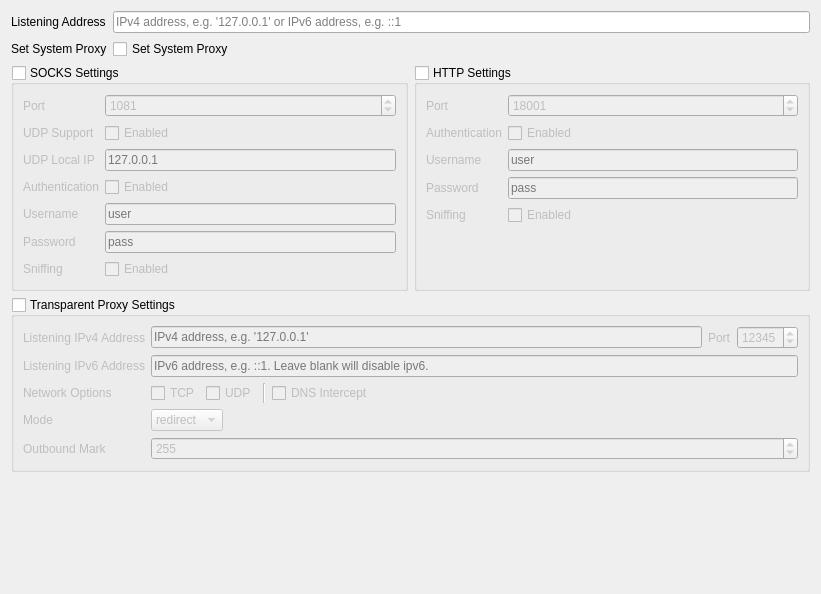
         <widget class="QWidget" name="scrollAreaWidgetContents_2">
          <property name="geometry">
           <rect>
            <x>0</x>
            <y>0</y>
            <width>821</width>
            <height>594</height>
           </rect>
          </property>
          <layout class="QVBoxLayout" name="verticalLayout_2">
           <item>
            <layout class="QFormLayout" name="formLayout_4">
             <item row="0" column="0">
              <widget class="QLabel" name="label_22">
               <property name="text">
                <string>Listening Address</string>
               </property>
               <property name="textFormat">
                <enum>Qt::PlainText</enum>
               </property>
              </widget>
             </item>
             <item row="0" column="1">
              <widget class="QLineEdit" name="listenIPTxt">
               <property name="placeholderText">
                <string>IPv4 address, e.g. '127.0.0.1' or IPv6 address, e.g. ::1</string>
               </property>
              </widget>
             </item>
             <item row="1" column="0">
              <widget class="QLabel" name="label_59">
               <property name="text">
                <string>Set System Proxy</string>
               </property>
               <property name="textFormat">
                <enum>Qt::PlainText</enum>
               </property>
              </widget>
             </item>
             <item row="1" column="1">
              <widget class="QCheckBox" name="setSysProxyCB">
               <property name="text">
                <string>Set System Proxy</string>
               </property>
              </widget>
             </item>
            </layout>
           </item>
           <item>
            <layout class="QGridLayout" name="gridLayout_11">
             <item row="0" column="0">
              <widget class="QGroupBox" name="socksGroupBox">
               <property name="title">
                <string>SOCKS Settings</string>
               </property>
               <property name="checkable">
                <bool>true</bool>
               </property>
               <property name="checked">
                <bool>false</bool>
               </property>
               <layout class="QFormLayout" name="formLayout_2">
                <item row="0" column="0">
                 <widget class="QLabel" name="label_4">
                  <property name="text">
                   <string>Port</string>
                  </property>
                  <property name="textFormat">
                   <enum>Qt::PlainText</enum>
                  </property>
                 </widget>
                </item>
                <item row="0" column="1">
                 <widget class="QSpinBox" name="socksPortLE">
                  <property name="minimum">
                   <number>1</number>
                  </property>
                  <property name="maximum">
                   <number>65535</number>
                  </property>
                  <property name="value">
                   <number>1081</number>
                  </property>
                 </widget>
                </item>
                <item row="1" column="0">
                 <widget class="QLabel" name="label_14">
                  <property name="text">
                   <string>UDP Support</string>
                  </property>
                  <property name="textFormat">
                   <enum>Qt::PlainText</enum>
                  </property>
                 </widget>
                </item>
                <item row="1" column="1">
                 <widget class="QCheckBox" name="socksUDPCB">
                  <property name="text">
                   <string>Enabled</string>
                  </property>
                 </widget>
                </item>
                <item row="2" column="0">
                 <widget class="QLabel" name="label_25">
                  <property name="text">
                   <string>UDP Local IP</string>
                  </property>
                  <property name="textFormat">
                   <enum>Qt::PlainText</enum>
                  </property>
                 </widget>
                </item>
                <item row="2" column="1">
                 <widget class="QLineEdit" name="socksUDPIP">
                  <property name="placeholderText">
                   <string notr="true">127.0.0.1</string>
                  </property>
                 </widget>
                </item>
                <item row="3" column="0">
                 <widget class="QLabel" name="label_10">
                  <property name="text">
                   <string>Authentication</string>
                  </property>
                  <property name="textFormat">
                   <enum>Qt::PlainText</enum>
                  </property>
                 </widget>
                </item>
                <item row="3" column="1">
                 <widget class="QCheckBox" name="socksAuthCB">
                  <property name="text">
                   <string>Enabled</string>
                  </property>
                 </widget>
                </item>
                <item row="5" column="0">
                 <widget class="QLabel" name="label_11">
                  <property name="text">
                   <string>Username</string>
                  </property>
                  <property name="textFormat">
                   <enum>Qt::PlainText</enum>
                  </property>
                 </widget>
                </item>
                <item row="5" column="1">
                 <widget class="QLineEdit" name="socksAuthUsernameTxt">
                  <property name="placeholderText">
                   <string notr="true">user</string>
                  </property>
                 </widget>
                </item>
                <item row="6" column="0">
                 <widget class="QLabel" name="label_12">
                  <property name="text">
                   <string>Password</string>
                  </property>
                  <property name="textFormat">
                   <enum>Qt::PlainText</enum>
                  </property>
                 </widget>
                </item>
                <item row="6" column="1">
                 <widget class="QLineEdit" name="socksAuthPasswordTxt">
                  <property name="placeholderText">
                   <string notr="true">pass</string>
                  </property>
                 </widget>
                </item>
                <item row="7" column="1">
                 <widget class="QCheckBox" name="socksSniffingCB">
                  <property name="text">
                   <string>Enabled</string>
                  </property>
                 </widget>
                </item>
                <item row="7" column="0">
                 <widget class="QLabel" name="label_87">
                  <property name="text">
                   <string>Sniffing</string>
                  </property>
                  <property name="textFormat">
                   <enum>Qt::PlainText</enum>
                  </property>
                 </widget>
                </item>
               </layout>
              </widget>
             </item>
             <item row="0" column="1">
              <widget class="QGroupBox" name="httpGroupBox">
               <property name="title">
                <string>HTTP Settings</string>
               </property>
               <property name="checkable">
                <bool>true</bool>
               </property>
               <property name="checked">
                <bool>false</bool>
               </property>
               <layout class="QFormLayout" name="formLayout_7">
                <item row="0" column="0">
                 <widget class="QLabel" name="label_3">
                  <property name="text">
                   <string>Port</string>
                  </property>
                  <property name="textFormat">
                   <enum>Qt::PlainText</enum>
                  </property>
                 </widget>
                </item>
                <item row="0" column="1">
                 <widget class="QSpinBox" name="httpPortLE">
                  <property name="minimum">
                   <number>1</number>
                  </property>
                  <property name="maximum">
                   <number>65535</number>
                  </property>
                  <property name="value">
                   <number>18001</number>
                  </property>
                 </widget>
                </item>
                <item row="1" column="0">
                 <widget class="QLabel" name="label_9">
                  <property name="text">
                   <string>Authentication</string>
                  </property>
                  <property name="textFormat">
                   <enum>Qt::PlainText</enum>
                  </property>
                 </widget>
                </item>
                <item row="1" column="1">
                 <widget class="QCheckBox" name="httpAuthCB">
                  <property name="text">
                   <string>Enabled</string>
                  </property>
                 </widget>
                </item>
                <item row="2" column="0">
                 <widget class="QLabel" name="label_2">
                  <property name="text">
                   <string>Username</string>
                  </property>
                  <property name="textFormat">
                   <enum>Qt::PlainText</enum>
                  </property>
                 </widget>
                </item>
                <item row="2" column="1">
                 <widget class="QLineEdit" name="httpAuthUsernameTxt">
                  <property name="placeholderText">
                   <string notr="true">user</string>
                  </property>
                 </widget>
                </item>
                <item row="3" column="0">
                 <widget class="QLabel" name="label_13">
                  <property name="text">
                   <string>Password</string>
                  </property>
                  <property name="textFormat">
                   <enum>Qt::PlainText</enum>
                  </property>
                 </widget>
                </item>
                <item row="3" column="1">
                 <widget class="QLineEdit" name="httpAuthPasswordTxt">
                  <property name="placeholderText">
                   <string notr="true">pass</string>
                  </property>
                 </widget>
                </item>
                <item row="4" column="1">
                 <widget class="QCheckBox" name="httpSniffingCB">
                  <property name="text">
                   <string>Enabled</string>
                  </property>
                 </widget>
                </item>
                <item row="4" column="0">
                 <widget class="QLabel" name="label_88">
                  <property name="text">
                   <string>Sniffing</string>
                  </property>
                  <property name="textFormat">
                   <enum>Qt::PlainText</enum>
                  </property>
                 </widget>
                </item>
               </layout>
              </widget>
             </item>
             <item row="1" column="0" colspan="2">
              <widget class="QGroupBox" name="tproxGroupBox">
               <property name="title">
                <string>Transparent Proxy Settings</string>
               </property>
               <property name="checkable">
                <bool>true</bool>
               </property>
               <property name="checked">
                <bool>false</bool>
               </property>
               <layout class="QFormLayout" name="formLayout_11">
                <item row="0" column="1">
                 <layout class="QHBoxLayout" name="horizontalLayout_8">
                  <item>
                   <widget class="QLineEdit" name="tproxyListenAddr">
                    <property name="placeholderText">
                     <string>IPv4 address, e.g. '127.0.0.1'</string>
                    </property>
                   </widget>
                  </item>
                  <item>
                   <widget class="QLabel" name="label_77">
                    <property name="text">
                     <string>Port</string>
                    </property>
                   </widget>
                  </item>
                  <item>
                   <widget class="QSpinBox" name="tProxyPort">
                    <property name="minimum">
                     <number>1</number>
                    </property>
                    <property name="maximum">
                     <number>65535</number>
                    </property>
                    <property name="value">
                     <number>12345</number>
                    </property>
                   </widget>
                  </item>
                 </layout>
                </item>
                <item row="2" column="0">
                 <widget class="QLabel" name="label_72">
                  <property name="text">
                   <string>Network Options</string>
                  </property>
                  <property name="textFormat">
                   <enum>Qt::PlainText</enum>
                  </property>
                 </widget>
                </item>
                <item row="2" column="1">
                 <layout class="QHBoxLayout" name="horizontalLayout">
                  <item>
                   <widget class="QCheckBox" name="tproxyEnableTCP">
                    <property name="text">
                     <string>TCP</string>
                    </property>
                   </widget>
                  </item>
                  <item>
                   <widget class="QCheckBox" name="tproxyEnableUDP">
                    <property name="text">
                     <string>UDP</string>
                    </property>
                   </widget>
                  </item>
                  <item>
                   <widget class="Line" name="line">
                    <property name="orientation">
                     <enum>Qt::Vertical</enum>
                    </property>
                   </widget>
                  </item>
                  <item>
                   <widget class="QCheckBox" name="dnsIntercept">
                    <property name="text">
                     <string>DNS Intercept</string>
                    </property>
                   </widget>
                  </item>
                  <item>
                   <spacer name="horizontalSpacer_2">
                    <property name="orientation">
                     <enum>Qt::Horizontal</enum>
                    </property>
                    <property name="sizeHint" stdset="0">
                     <size>
                      <width>40</width>
                      <height>20</height>
                     </size>
                    </property>
                   </spacer>
                  </item>
                 </layout>
                </item>
                <item row="3" column="0">
                 <widget class="QLabel" name="label_78">
                  <property name="text">
                   <string>Mode</string>
                  </property>
                  <property name="textFormat">
                   <enum>Qt::PlainText</enum>
                  </property>
                 </widget>
                </item>
                <item row="3" column="1">
                 <widget class="QComboBox" name="tproxyMode">
                  <property name="sizePolicy">
                   <sizepolicy hsizetype="Fixed" vsizetype="Fixed">
                    <horstretch>0</horstretch>
                    <verstretch>0</verstretch>
                   </sizepolicy>
                  </property>
                  <item>
                   <property name="text">
                    <string notr="true">redirect</string>
                   </property>
                  </item>
                  <item>
                   <property name="text">
                    <string notr="true">tproxy</string>
                   </property>
                  </item>
                 </widget>
                </item>
                <item row="4" column="0">
                 <widget class="QLabel" name="label_79">
                  <property name="text">
                   <string>Outbound Mark</string>
                  </property>
                  <property name="textFormat">
                   <enum>Qt::PlainText</enum>
                  </property>
                 </widget>
                </item>
                <item row="4" column="1">
                 <widget class="QSpinBox" name="outboundMark">
                  <property name="minimum">
                   <number>0</number>
                  </property>
                  <property name="maximum">
                   <number>65535</number>
                  </property>
                  <property name="value">
                   <number>255</number>
                  </property>
                 </widget>
                </item>
                <item row="0" column="0">
                 <widget class="QLabel" name="label_73">
                  <property name="text">
                   <string>Listening IPv4 Address</string>
                  </property>
                  <property name="textFormat">
                   <enum>Qt::PlainText</enum>
                  </property>
                 </widget>
                </item>
                <item row="1" column="0">
                 <widget class="QLabel" name="label_90">
                  <property name="text">
                   <string>Listening IPv6 Address</string>
                  </property>
                  <property name="textFormat">
                   <enum>Qt::PlainText</enum>
                  </property>
                 </widget>
                </item>
                <item row="1" column="1">
                 <widget class="QLineEdit" name="tproxyListenV6Addr">
                  <property name="toolTip">
                   <string/>
                  </property>
                  <property name="text">
                   <string/>
                  </property>
                  <property name="placeholderText">
                   <string>IPv6 address, e.g. ::1. Leave blank will disable ipv6.</string>
                  </property>
                 </widget>
                </item>
               </layout>
              </widget>
             </item>
            </layout>
           </item>
           <item>
            <spacer name="verticalSpacer_10">
             <property name="orientation">
              <enum>Qt::Vertical</enum>
             </property>
             <property name="sizeHint" stdset="0">
              <size>
               <width>20</width>
               <height>40</height>
              </size>
             </property>
            </spacer>
           </item>
          </layout>
         </widget>
